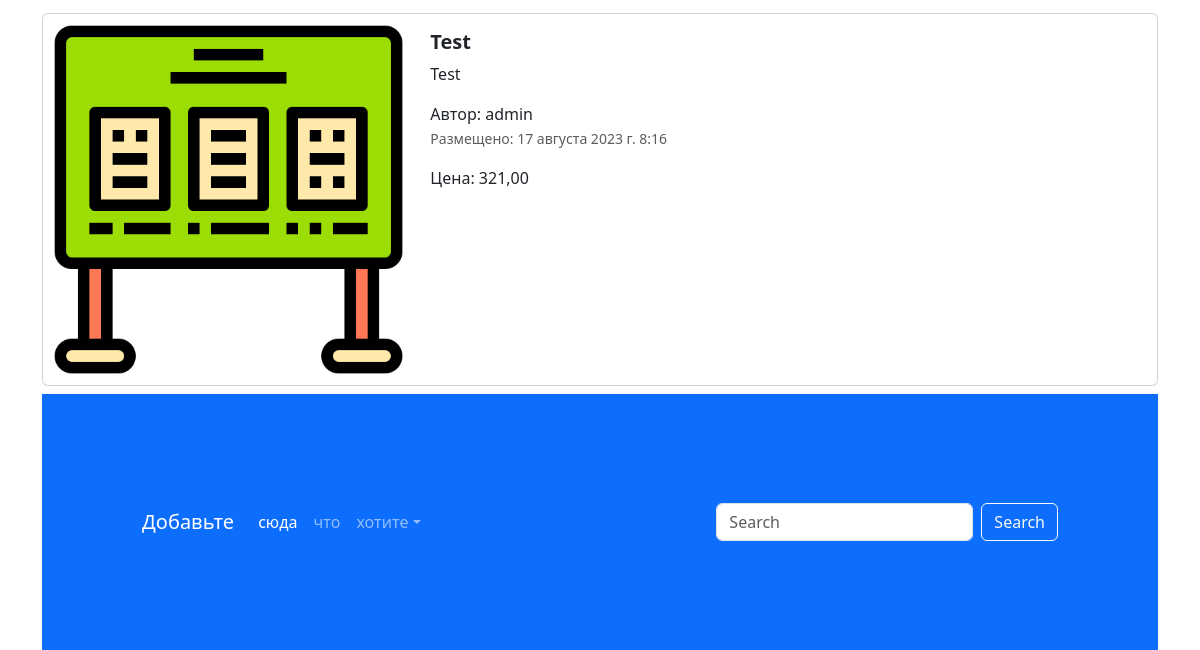
Before: / (lower part) with the older database file.
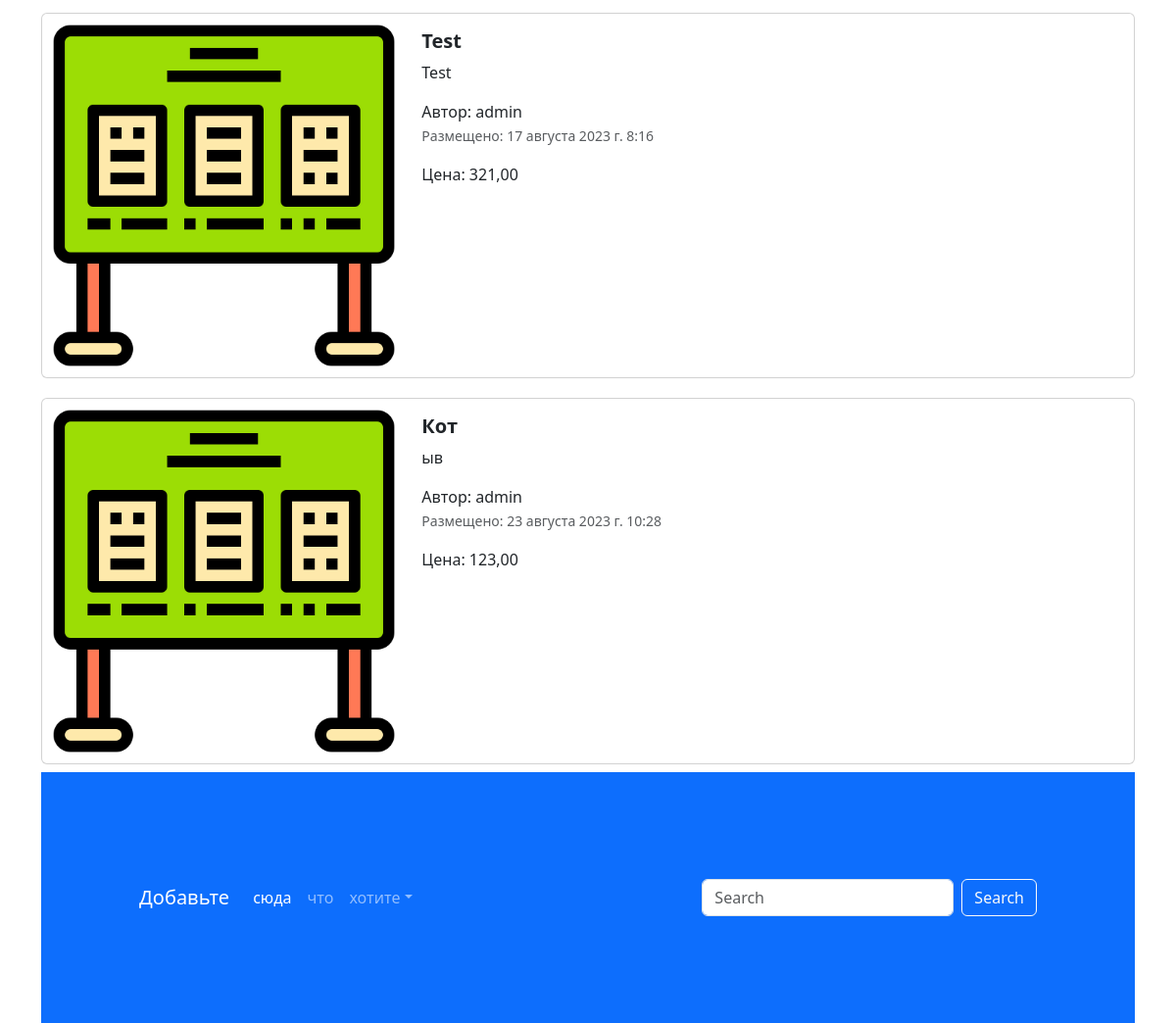
After: the same page with the newer database file.
### app_advertisements/models.py (models this page shows, shortened)
class Advertisement(models.Model):
    title = models.CharField('Заголовок', max_length=128)
    description = models.TextField('Описание')
    price = models.DecimalField('Цена', max_digits=10, decimal_places=2)
    auction = models.BooleanField('Торг', help_text='Отметьте, если торг уместен')
    created_at = models.DateTimeField('Дата и время создания', auto_now_add=True)
    updated_at = models.DateTimeField('Дата и время изменения', auto_now=True)
    user = models.ForeignKey(User, verbose_name='Пользователь', on_delete=models.CASCADE)
    image = models.ImageField('Изображение', upload_to='advertisements/', null=True, blank=True)
    class Meta:
        db_table = 'advertisements'

### app_advertisements/views.py (the view)
# urls.py: path('', index, name='index'),
def index(request):
    advertisements = Advertisement.objects.all()
    context = {'advertisements': advertisements}
    return render(request, 'index.html', context)

### templates/index.html (shortened to what this page needs)
{% extends 'base.html' %}
{% load static %}
{% block content %}
<div class="container">
    {% for adv in advertisements %}
    <div class="col">
        <div class="card mb-2" style="max-width: 1200px; margin-top: 20px;">
            <div class="row g-0">
                <div class="col-md-4">
                    <a href="{% url 'advertisement' %}" class="nav-link">
                        <img src="{% if adv.image %} {{ adv.image.url }} {% else %} {{ '/static/img/adv.png' }} {% endif %}" class="img-fluid rounded-start"
                             alt="Card title">
                    </a>
                </div>
                <div class="col-md-8">
                    <div class="card-body">
                        <h5 class="card-title">
                            <a href="{% url 'advertisement' %}" class="nav-link"><strong>{{ adv.title }}</strong></a>
                        </h5>
                        <a href="{% url 'advertisement' %}" class="nav-link">
                            <p class="card-text">
                                {{ adv.description }}
                            </p>
                            <span>Автор: {{ adv.user }}</span>
                            <p class="card-text"><small class="text-muted">Размещено: {{ adv.created_at }}</small>
                            </p>
                            <span>Цена: {{ adv.price }}</span>
                        </a>
                    </div>
                </div>
            </div>
        </div>
        {% endfor %}
        <footer style="padding: 100px;" class="bg-primary">
            <nav class="navbar navbar-expand-sm navbar-dark">
                <a class="navbar-brand" href="#">Добавьте</a>
                <div class="collapse navbar-collapse" id="collapsibleNavId">
                    <ul class="navbar-nav me-auto mt-2 mt-lg-0">
                        <li class="nav-item">
                            <a class="nav-link active" href="#" aria-current="page">сюда</a>
                        </li>
                        <li class="nav-item">
                            <a class="nav-link" href="#">что</a>
                        </li>
                        <li class="nav-item dropdown">
                            <a class="nav-link dropdown-toggle" href="#" id="dropdownId" data-bs-toggle="dropdown"
                               aria-haspopup="true"
                               aria-expanded="false">хотите</a>
                        </li>
                    </ul>
                    <form class="d-flex my-2 my-lg-0">
                        <input class="form-control me-sm-2" type="text" placeholder="Search">
                        <button class="btn btn-outline-light my-2 my-sm-0" type="submit">Search</button>
                    </form>
                </div>
            </nav>
        </footer>
    </div>
</div>
{% endblock %}

### templates/base.html (shortened to what this page needs)
{% load static %}
<!DOCTYPE html>
<html lang="en">
<head>
    <link href="{% static 'css/bootstrap.min.css' %}" rel="stylesheet">
    <link rel="stylesheet" href="{% static 'css/fontello.css' %}">
</head>
<body>
    {% block content %}
    {% endblock %}
</body>
</html>

Changed rows visible on the page:
added Advertisement: title "Кот", description "ыв", user "admin", created_at "23 августа 2023 г. 10:28", price "123,00"
